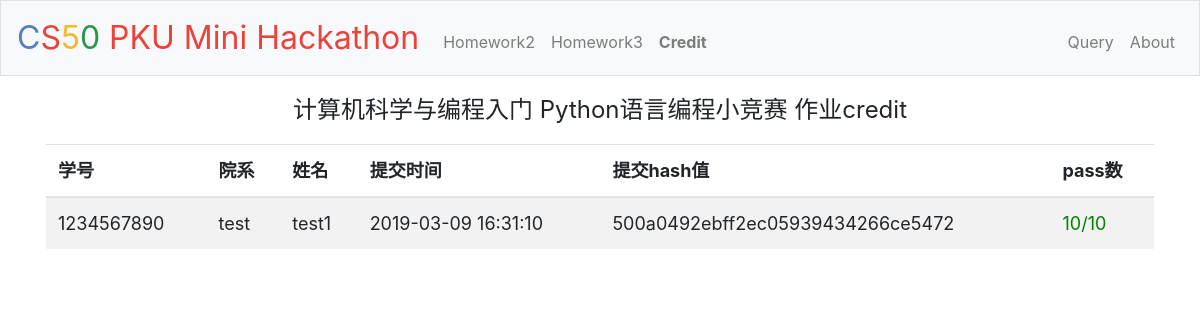
/homework4/credit, run on the app's committed database.
### tables this page shows
CREATE TABLE "submit" (
	"id"	INTEGER NOT NULL PRIMARY KEY AUTOINCREMENT UNIQUE,
	"stuid"	INTEGER NOT NULL,
	"name"	TEXT,
	"work"	INTEGER NOT NULL,
	"time"	TIMESTAMP NOT NULL DEFAULT current_timestamp,
	"exe_time"	REAL,
	"hash"	TEXT NOT NULL,
	"status"	INTEGER NOT NULL,
	"correct_num"	INTEGER
);

### application.py (the view)
@app.route("/homework4/<name>")
def homework4(name):
    dic={"hello":41,"mario":42,"cash":43,"credit":44}
    work = dic.get(name)
    if not work:
        return '<h1>Unknown homework</h1>', 400
    session["status"]=name[0].upper()+name[1:]
    app.logger.info(request.remote_addr+" "+get_time()+" GET /homework4/"+name)
    rows = db.execute("SELECT stuid,name,time,hash,correct_num FROM submit where status=0 AND work=:work GROUP BY stuid HAVING MAX(time) ORDER BY correct_num DESC, time ASC", work=work)
    result=[]
    for res in rows:
        stuid=str(res["stuid"])
        colloge=colloge_list.get(stuid)
        if not colloge:
            colloge="Unknown"
        tmp=[stuid,colloge, res["name"], res["time"], res["hash"], res["correct_num"]]
        result.append(tmp)
    return render_template("homework4.html", result=result, pass_num=pass_num.get(work), name=name)

### application.py (called while the page is built)
@app.after_request
def after_request(response):
    return response

def get_time():
    i = datetime.datetime.now()
    return "{}/{}/{} {}:{}:{}".format(i.year, i.month, i.day, i.hour, i.minute, i.second)

### templates/homework4.html (shortened to what this page needs)
{% extends "layout.html" %}
{% block main %}
    <div style="font-size:x-large">
        <p>
            计算机科学与编程入门 Python语言编程小竞赛 作业{{name}}
        </p>
    </div>
    <table class="table table-striped">
        <thead>
            <tr>
                <th>学号</th>
                <th>院系</th>
                <th>姓名</th>
                <th>提交时间</th>
                <th>提交hash值</th>
                <th>pass数</th>
            </tr>
        </thead>
        <tbody>
            {% for r in result %}
                <tr>
                    <td>{{r[0]}}</td>
                    <td>{{r[1]}}</td>
                    <td>{{r[2]}}</td>
                    <td>{{r[3]}}</td>
                    <td>{{r[4]}}</td>
                    {% if r[5] == pass_num %}
                        <td><font color="green">{{r[5]}}/{{pass_num}}</font></td>
                    {% else %}
                        <td><font color="red">{{r[5]}}/{{pass_num}}</font></td>
                    {% endif %}
                </tr>
            {% endfor %}
        </tbody>
    </table>
{% endblock %}

### static/styles.css (style rules this page uses)
main table { text-align: left; font-size: large; }

### data on the page
submit: stuid "1234567890", r "test", name "test1", time "2019-03-09 16:31:10", hash "500a0492ebff2ec05939434266ce5472", correct_num "10"

### other printed values
{{ session["status"] }} "Credit"
{{ name }} "credit"
